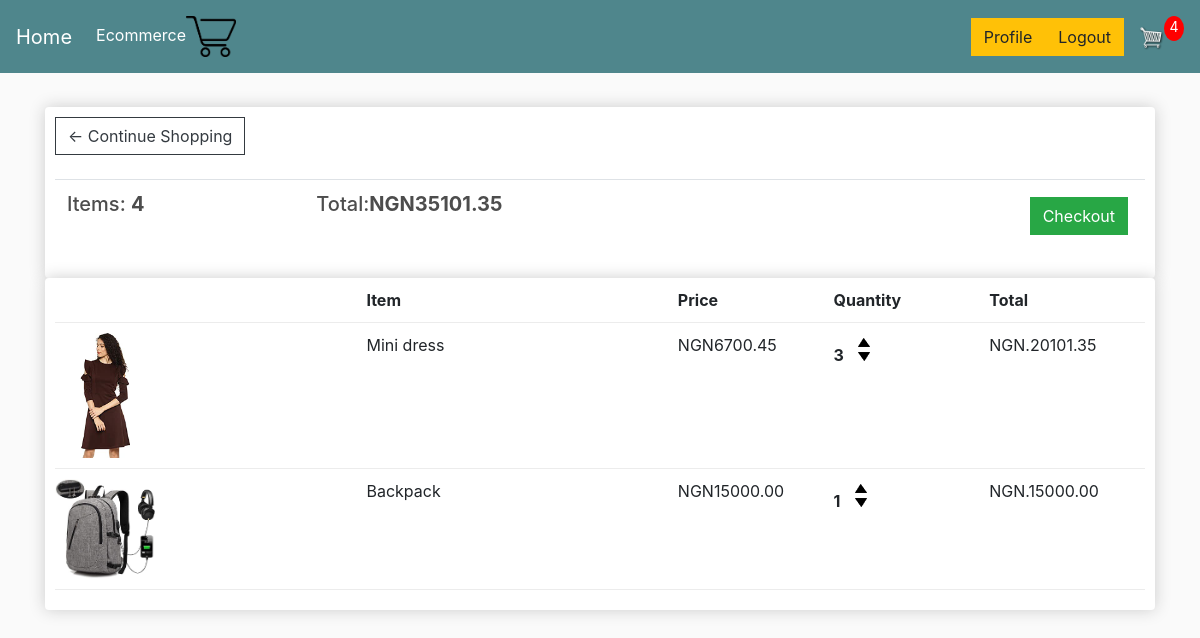
Page /cart/ (signed in) on the earlier database version.
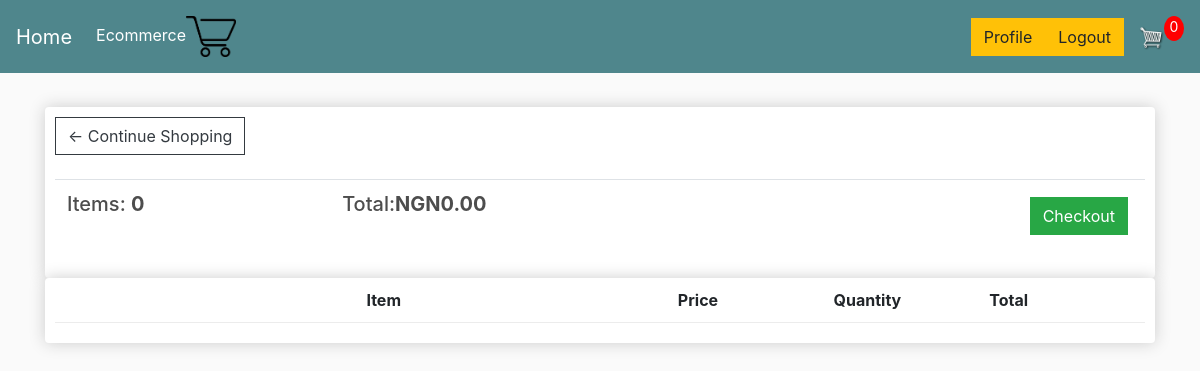
Same page on the later database version.
### e_commerce/models.py (models this page shows, shortened)
class Order(models.Model):
    customer = models.ForeignKey(Customer, on_delete=models.CASCADE, null=True, blank=True)
    complete = models.BooleanField(default=False, null=True, blank=True)
    date_ordered = models.DateTimeField(auto_now_add=True)
    transaction_id = models.CharField(max_length=100, null=True)
    @property
    def get_cart_total(self):
        orderitems = self.orderitem_set.all()
        total = sum([item.get_total for item in orderitems])
        return total
    @property
    def get_cart_items(self):
        orderitems = self.orderitem_set.all()
        total = sum([item.quantity for item in orderitems])
        return total

class OrderItem(models.Model):
    product = models.ForeignKey(Product, on_delete=models.SET_NULL, null=True)
    order = models.ForeignKey(Order, on_delete=models.SET_NULL, null=True)
    quantity = models.IntegerField(default=0, null=True, blank=True)
    date_added = models.DateTimeField(auto_now_add=True)
    @property
    def get_total(self):
        total = self.product.price * self.quantity
        return total

class Product(models.Model):
    name = models.CharField(max_length=150)
    slug = models.SlugField(max_length=200, unique=True, null=True, blank=True)
    price = models.DecimalField(max_digits=7, decimal_places=2)
    image = models.ImageField(upload_to='product_image', null=True, blank=True)
    digital = models.BooleanField(default=False,null=True, blank=True)
    category = models.ForeignKey(Category, on_delete=models.CASCADE,default=1)
    description = models.CharField(max_length=250, default='', null=True, blank=True)
    size = models.CharField(max_length=200, null=True, blank=True, help_text='Input size of product')
    @property
    def imageURL(self):
        try:
            url = self.image.url
        except:
            url = ''
        return url
    class Meta:
        ordering = ['-name']

### e_commerce/views.py (the view)
# urls.py: path('cart/', views.cart, name='cart'),
def cart(request):
    data = cartData(request)
    cartItems = data['cartItems']
    order = data['order']
    items = data['items']
    context = {
        'items': items,
        'order': order,
        'cartItems': cartItems,
    }
    return render(request, 'e_commerce/cart.html', context)

### e_commerce/utils.py (called while the page is built)
def cartData(request):
    if request.user.is_authenticated:
        customer = request.user.customer
        order, created = Order.objects.get_or_create(customer=customer, complete=False)
        items = order.orderitem_set.all()
        cartItems = order.get_cart_items
    else:
        cookieData = cookieCart(request)
        cartItems = cookieData['cartItems']
        order = cookieData['order']
        items = cookieData['items']
    return {'cartItems': cartItems, 'order':order, 'items': items}

### e_commerce/templates/e_commerce/cart.html
{% extends "base.html" %}
{% load static %}
{% block body %}
<div class="row">
    <div class="col-lg-12">
        <div class="box-element">
            <a  class="btn btn-outline-dark" href="{% url 'store' %}">&#x2190; Continue Shopping</a>
            <br>
            <br>
            <table class="table">
                <tr>
                    <th><h5>Items: <strong>{{ order.get_cart_items }}</strong></h5></th>
                    <th><h5>Total:<strong>NGN{{ order.get_cart_total|floatformat:2}}</strong></h5></th>
                    <th>
                        <a  style="float:right; margin:5px;" class="btn btn-success" href="{% url 'checkout' %}">Checkout</a>
                    </th>
                </tr>
            </table>
        </div>
        <div class="box-element">
            <div class="cart-row">
                <div style="flex:2"><h3></h3></div>
                <div style="flex:2"><strong>Item</strong></div>
                <div style="flex:1"><strong>Price</strong></div>
                <div style="flex:1"><strong>Quantity</strong></div>
                <div style="flex:1"><strong>Total</strong></div>
            </div>
            {% for item in items %}
            <div class="cart-row">
                <div style="flex:2"><img class="row-image" src="{{ item.product.imageURL }}"></div>
                <div style="flex:2"><p>{{ item.product.name }}</p></div>
                <div style="flex:1"><p>NGN{{ item.product.price|floatformat:2 }}</p></div>
                <div style="flex:1">
                    <p class="quantity">{{item.quantity}}</p>
                    <div class="quantity">
                        <img data-product={{item.product.id}} data-action="add" class="chg-quantity update-cart" src="{% static 'media/arrow-up1.png' %}">
                        <img data-product={{item.product.id}} data-action="remove" class="chg-quantity update-cart" src="{% static 'media/arrow-down1.png' %}">
                    </div>
                </div>
                <div style="flex:1"><p>NGN.{{ item.get_total }}</p></div>
            </div>
            {% endfor %}
        </div>
    </div>
</div>
{% endblock body %}

### e_commerce/templates/base.html (shortened to what this page needs)
<!DOCTYPE html>
{% load static %}
<html>
    <head>
           <link rel="stylesheet" href="https://stackpath.bootstrapcdn.com/bootstrap/4.4.1/css/bootstrap.min.css">
           <link rel="stylesheet" type="text/css" href="{% static 'css/main.css' %}">
    </head>
<body>
  <nav class="navbar navbar-expand-lg navbar-dark bg-dark">
    <a class="navbar-brand" href="#">Home</a>
    <div class="collapse navbar-collapse" id="navbarSupportedContent">
      <ul class="navbar-nav mr-auto">
        <li class="nav-item active">
          <a class="nav-link" href="{% url 'store' %}">Ecommerce<span class="sr-only">(current)</span><img src="{% static 'media/shopping-cart-.png' %}" style="width:50px;height:50px,color:text-light;"></a></a>
        </li>
      </ul>
      <div class="form-inline my-2 my-lg-0">
      {% if user.is_authenticated %}
      <a href="{% url 'profile' %}"class="btn btn-warning">Profile</a>
      <a href="{% url 'logout' %}"class="btn btn-warning">Logout</a>
      {% else %}
      <a href="{% url 'login' %}"class="btn btn-warning">Login</a>
      <br>
      <a href="{% url 'register' %}"class="btn btn-warning">Register</a>
       {% endif %}
          <br>
          <a href="{% url 'cart' %}"><img id="cart-icon" src="{% static 'media/cart.png' %}"></a>
          <p id="cart-total">{{cartItems}}</p>
      </div>
    </div>
</nav>
<div class="container">
    <br>
          {% block body %}
          {% endblock body %}
</body>
</html>

### static/css/main.css (style rules this page uses)
body { background-color:hsl(0, 0%, 98%); }
h1,h2,h3,h4,h5,h6 { color:hsl(0, 0%, 30%); }
.box-element { box-shadow:hsl(0, 0%, 80%) 0 0 16px; background-color: #fff; border-radius: 4px; padding: 10px; }
.bg-dark { background-color: #4f868c!important; }
#cart-icon { width:25px; display: inline-block; margin-left: 15px; }
#cart-total { display: block; text-align: center; color:#fff; background-color: red; width: 20px; height: 25px; border-radius: 50%; font-size: 14px; }
.col-lg-4, .col-lg-6, .col-lg-8, .col-lg-12 { margin-top: 10px; }
.btn { border-radius: 0; }
.cart-row { display: flex; align-items: flex-stretch; padding-bottom: 10px; margin-bottom: 10px; border-bottom: 1px solid #ececec; }

Differences in the rows shown:
removed Order: get_cart_items "4", get_cart_total "35101.35"
no longer on this page (row edited): OrderItem: product.imageURL (picture), product.name "Mini dress", product.price "6700.45", quantity "3", get_total "20101.35"
no longer on this page (row edited): OrderItem: product.imageURL (picture), product.name "Backpack", product.price "15000.00", quantity "1", get_total "15000.00"
added Order: get_cart_items "0", get_cart_total "0.00"
Other differences:
{{ cartItems }}: "4" → "0"
